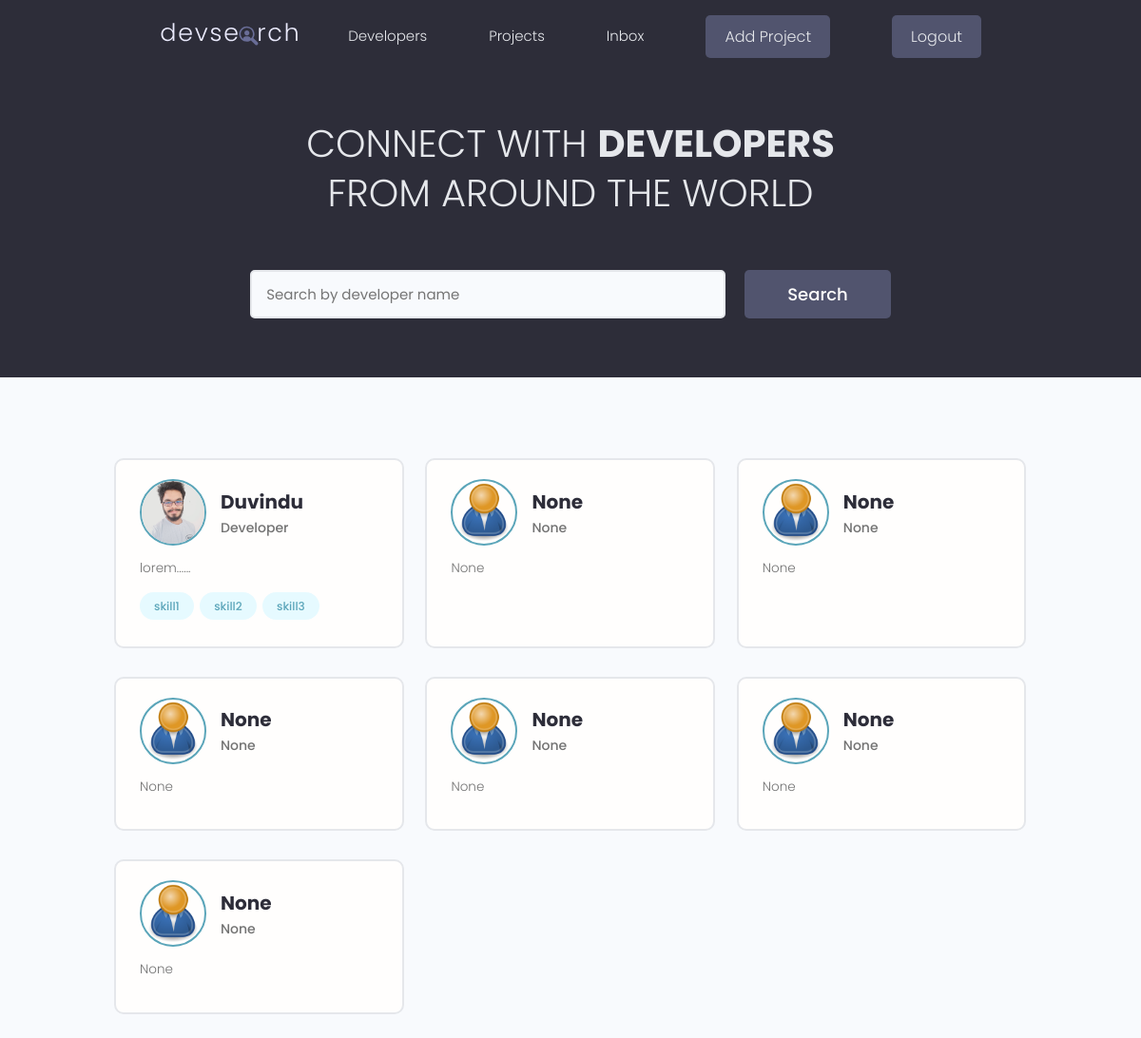
Page / (signed in) on the committed database.
### home/models.py (models this page shows, shortened)
class Profile(models.Model):
    user = models.OneToOneField(User,on_delete=models.CASCADE)
    name = models.CharField(max_length=200, blank=True, null=True)
    short_intro = models.CharField(max_length=200, blank=True, null=True)
    long_intro = models.TextField(blank=True, null=True)
    image = models.ImageField(upload_to='media_profile_model/', blank=True, null=True)
    social_github = models.CharField(max_length=200, blank=True, null=True)
    social_linkedin = models.CharField(max_length=200, blank=True, null=True)
    social_website = models.CharField(max_length=200, blank=True, null=True)
    location = models.CharField(max_length=200, blank=True, null=True)
    created = models.DateTimeField(auto_now_add=True)
    @property
    def imgUrl(self):
        try:
            return f"{self.image.url}"
        except Exception as ex:
            return '/static/images/static_profile_model/default.png'

class Skill(models.Model):
    owner = models.ForeignKey(User, on_delete=models.CASCADE)
    name = models.CharField(max_length=200)
    description = models.TextField(blank=True, null=True)
    created = models.DateTimeField(auto_now_add=True)

### home/views.py (the view)
# urls.py: path('', home, name = 'home'),
def home(request): #render our profiles
    profiles = Profile.objects.all()
    context = {'profiles': profiles}
    return render(request, 'home/index.html', context)

### home/templates/home/index.html (shortened to what this page needs)
{% extends 'base.html' %}
{% block content %}
<main class="home">
    <section class="hero-section text-center">
      <div class="container container--narrow">
        <div class="hero-section__box">
          <h2>CONNECT WITH <span>DEVELOPERS</span></h2>
          <h2>FROM AROUND THE WORLD</h2>
        </div>
        <div class="hero-section__search">
          <form class="form" action="#" method="get">
            <div class="form__field">
              <input class="input input--text" id="formInput#search" type="text" name="text"
                placeholder="Search by developer name" />
            </div>
            <input class="btn btn--sub btn--lg" type="submit" value="Search" />
          </form>
        </div>
      </div>
    </section>
    <section class="devlist">
      <div class="container">
        <div class="grid grid--three">
        {% for profile in profiles %}
          <div class="column card">
            <div class="dev">
              <a href="{% url 'single-profile' profile.user.username %}" class="card__body">
                <div class="dev__profile">
                  <img class="avatar avatar--md" src="{{profile.imgUrl}}" alt="image" />
                  <div class="dev__meta">
                    <h3>{{profile.name}}</h3>
                    <h5>{{profile.short_intro}}</h5>
                  </div>
                </div>
                <p class="dev__info">
                 {{profile.long_intro|slice:'150'}}
                </p>
                <div class="dev__skills">
                {% for skill in profile.user.skill_set.all|slice:'5' %}
                  <span class="tag tag--pill tag--main">
                    <small>{{skill.name}}</small>
                  </span>
                {% endfor %}
                </div>
              </a>
            </div>
          </div>
        {% endfor %}
        </div>
      </div>
    </section>
  </main>
{% endblock content %}

### static/css/app.css (style rules this page uses)
:root { --color-sub: #2d2d39; }
.btn--sub { background-color: var(--color-sub-light); }
.card { border: 2px solid var(--color-light); }
img { width: 100%; }
.hero-section { height: 40vh; display: flex; align-items: center; background-color: var(--color-sub); }
.hero-section__box { margin-bottom: 4rem; }
.hero-section__box > h2, .hero-section__box > h2 > span { font-size: 4rem; color: var(--color-light); line-height: 1.3; text-transform: uppercase; }
.hero-section__box > h2 { font-weight: 300; }
.hero-section__box > h2 > span { font-weight: 700; }
.hero-section__search > .form { display: flex; align-items: center; justify-content: center; gap: 2rem; }
.hero-section__search > .form input.input--text { width: 50rem; }
.devlist { margin-top: 8rem; }
.devlist .grid { align-items: stretch; }
.devlist .dev .dev__profile { display: flex; align-items: center; gap: 1.5rem; }
.devlist .dev .dev__meta h3 { color: var(--color-sub); font-size: 2rem; font-weight: 700; }
.devlist .dev .dev__meta h5 { color: var(--color-text); font-size: 1.4rem; font-weight: 500; }
.devlist .dev .dev__info { margin: 1.5rem 0; font-size: 1.35rem; line-height: 1.4; text-align: justify; }

### static/uikit/styles/modules/_variables.css (style rules this page uses)
:root { --color-main: #5aa5b9; --color-main-light: #e6faff; --color-sub: #3f4156; --color-sub-light: #51546e; --color-sub-lighter: #ededfd; --color-text: #737373; --color-gray: #8b8b8b; --color-light: #e5e7eb; --color-light-gray: #767676; --color-bg: #f8fafd; --color-white: #fffefd; --color-white-light: #f3f3f3; --color-success: #359e64; --color-success-bg: #def8e8; --color-error: #fc4b0b; --color-error-bg: #fff2ee; --font-base: 'Poppins', arial, helvetica, 'Segoe UI', roboto, ubuntu, sans-serif; --font-monospace: 'Fira Code', 'Courier New', courier, monospace; --font-regular: 300; --font-medium: 500; --font-bold: 700; --generic-shadow: 1px 1px 5px #00000010; --generic-transition: all 0.3s ease-in-out; }

### static/uikit/styles/modules/_base.css (style rules this page uses)
* { margin: 0; padding: 0; box-sizing: border-box; text-rendering: optimizeLegibility; color: inherit; font-size: inherit; }
html { font-size: 50%; }
@media only screen and (min-width: 480px) { html { font-size: 56.25%; } }
@media only screen and (min-width: 1200px) { html { font-size: 62.5%; } }
body { line-height: 1.6; font-weight: 400; font-size: 1.5rem; color: var(--color-text); background-color: var(--color-bg); min-height: 100vh; }

### static/uikit/styles/modules/_typography.css (style rules this page uses)
* { font-family: var(--font-base); }
h2 { font-size: 3.6rem; font-weight: var(--font-bold); }
h3 { font-size: 3.2rem; font-weight: var(--font-medium); }
h5 { font-size: 2.4rem; font-weight: var(--font-medium); }
h5, h6 { font-weight: var(--font-regular); }
p, span, strong { font-size: 1.6rem; color: var(--color-text); font-weight: var(--font-regular); }
a { padding-bottom: 2px; text-decoration: none; display: inline-block; color: var(--color-main); font-weight: var(--font-medium); }

### static/uikit/styles/modules/_utilities.css (style rules this page uses)
.container { width: 92%; max-width: 165rem; margin: 0 auto; box-sizing: border-box; }
.container--narrow { width: 92%; max-width: 120rem; }
@media screen and (min-width: 1000px) { .container { width: 90%; } }
@media screen and (min-width: 1000px) { .container--narrow { width: 85%; } }
@media screen and (min-width: 1200px) { .container { width: 80%; } }
@media screen and (min-width: 1200px) { .container--narrow { width: 72%; } }
.text-center { text-align: center; }

### static/uikit/styles/modules/_avatar.css (style rules this page uses)
.avatar { border-radius: 50%; border: 2px solid var(--color-main); object-fit: cover; }
.avatar--md { height: 7rem; width: 7rem; }

### static/uikit/styles/modules/_button.css (style rules this page uses)
.btn { display: inline-block; position: relative; cursor: pointer; background-color: var(--color-light); font-weight: var(--font-medium); color: var(--color-sub); text-decoration: none; padding: 1rem 2rem; border-radius: 0.5rem; border: none; width: -webkit-fit-content; width: -moz-fit-content; width: fit-content; height: -webkit-fit-content; height: -moz-fit-content; height: fit-content; font-size: 1.6rem; outline-width: 0; outline-color: transparent; -webkit-backface-visibility: hidden; backface-visibility: hidden; transition: all 0.3s ease-in-out; }
.btn--sub { background-color: var(--color-sub); color: var(--color-white); }
.btn--lg { font-size: 1.8rem; padding: 1.2rem 4.5rem; }

### static/uikit/styles/modules/_card.css (style rules this page uses)
.card { border-radius: 1rem; background-color: var(--color-white); border: 1.5px solid var(--color-light); width: auto; height: auto; margin-top: 0.5rem; margin-bottom: 0.5rem; overflow: hidden; }
.card__body, .card__header { padding: 2rem 2.5rem; }

### rows in the picture
Profile: imgUrl (picture), name "Duvindu", short_intro "Developer", long_intro "lorem......"
Skill: name "skill1"
Skill: name "skill2"
Skill: name "skill3"
Profile: name "None", short_intro "None", long_intro "None"
Profile: name "None", short_intro "None", long_intro "None"
Profile: name "None", short_intro "None", long_intro "None"
Profile: name "None", short_intro "None", long_intro "None"
Profile: name "None", short_intro "None", long_intro "None"
Profile: name "None", short_intro "None", long_intro "None"
